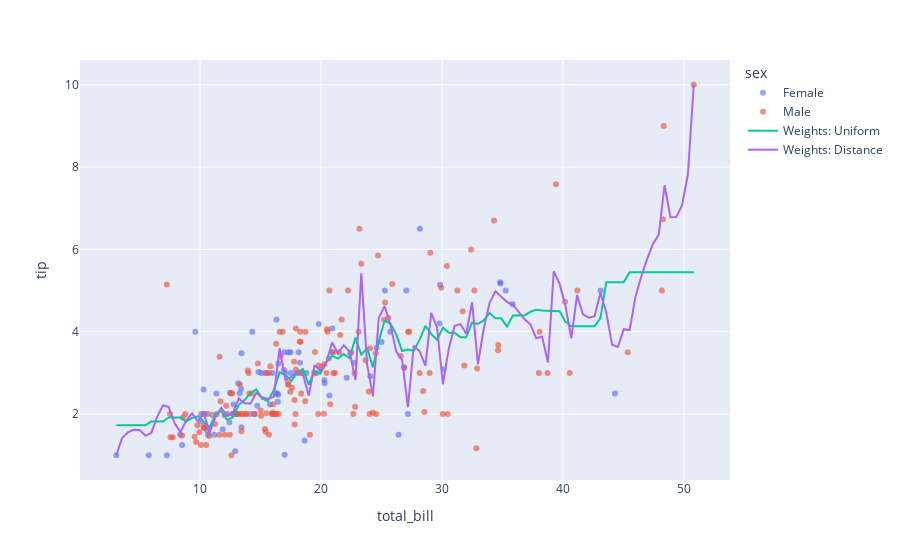

The notebook cell this image was saved under:
### Markdown cell above
Besides linear regression, the same dataset can also be modeled using k-Nearest Neighbors (kNN). When predicting the target for a new observation, this algorithm calculates either a simple or weighted average of the nearest neighbors. To illustrate the effect of these two approaches, we train a kNN model with both averaging methods and visualize the results similarly to the previous regression plot.

### Code cell
from sklearn.neighbors import KNeighborsRegressor

df = px.data.tips()
X = df.total_bill.values.reshape(-1, 1)
x_range = np.linspace(X.min(), X.max(), 100)

# Model #1
knn_dist = KNeighborsRegressor(10, weights='distance')
knn_dist.fit(X, df.tip)
y_dist = knn_dist.predict(x_range.reshape(-1, 1))

# Model #2
knn_uni = KNeighborsRegressor(10, weights='uniform')
knn_uni.fit(X, df.tip)
y_uni = knn_uni.predict(x_range.reshape(-1, 1))

fig = px.scatter(df, x='total_bill', y='tip', color='sex', opacity=0.65)
fig.add_traces(go.Scatter(x=x_range, y=y_uni, name='Weights: Uniform'))
fig.add_traces(go.Scatter(x=x_range, y=y_dist, name='Weights: Distance'))
fig.show()
